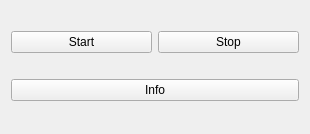
<?xml version="1.0" encoding="UTF-8"?>
<ui version="4.0">
 <class>WidgetClass</class>
 <widget class="QWidget" name="WidgetClass">
  <property name="geometry">
   <rect>
    <x>0</x>
    <y>0</y>
    <width>310</width>
    <height>134</height>
   </rect>
  </property>
  <property name="windowTitle">
   <string>Widget</string>
  </property>
  <layout class="QVBoxLayout" name="verticalLayout">
   <item>
    <layout class="QHBoxLayout" name="horizontalLayout">
     <item>
      <widget class="QPushButton" name="startButton">
       <property name="text">
        <string>Start</string>
       </property>
      </widget>
     </item>
     <item>
      <widget class="QPushButton" name="stopButton">
       <property name="text">
        <string>Stop</string>
       </property>
      </widget>
     </item>
    </layout>
   </item>
   <item>
    <widget class="QPushButton" name="infoButton">
     <property name="text">
      <string>Info</string>
     </property>
    </widget>
   </item>
  </layout>
 </widget>
 <layoutdefault spacing="6" margin="11"/>
 <resources>
  <include location="Widget.qrc"/>
 </resources>
 <connections/>
</ui>
